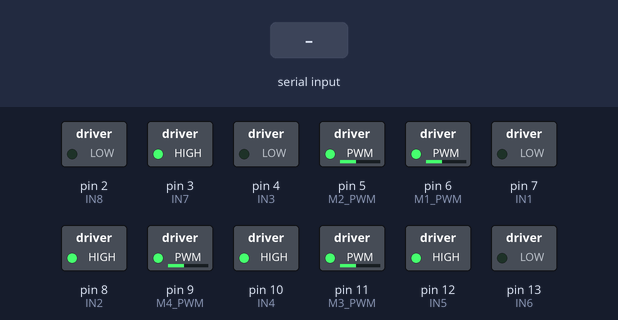
Recording of a sketch running on a simulated Arduino Mega 2560, built with avr-gcc and run on an emulated ATmega2560. Parts: switched loads named in the sketch (green lamp = pin HIGH). The inputs (shaded band) are chosen by the test bench. What the sketch prints to the serial monitor is not drawn.

Above: at 1.2 s.
1.3 s: "Turn,1\n" received over the second serial link
2.8 s: "Right,1\n" received over the second serial link
4.3 s: "Left,1\n" received over the second serial link
Timing chart, 0 to 7.3 s (numbered marks = the images above; inputs shaded):
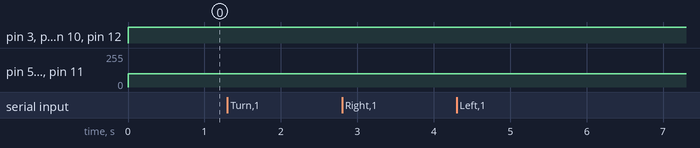

The sketch:

Mega.ino
```cpp
#include <Arduino.h>

// Motor 1 – Izquierdo trasero
#define M1_PWM 6
#define IN1    7
#define IN2    8

// Motor 2 – Derecho trasero
#define M2_PWM 5
#define IN3    4
#define IN4    10

// Motor 3 – Derecho delantero
#define M3_PWM 11
#define IN5    12
#define IN6    13

// Motor 4 – Izquierdo delantero
#define M4_PWM 9
#define IN7    3
#define IN8    2

const int SPEED = 100;

int distancia = 0;
int anguloServo = 90;

char turnCommand = 'N';
bool isTurning = false;   // Indica si el vehículo está girando
unsigned long turnStartTime = 0;  // Tiempo de inicio del giro
const unsigned long turnDuration = 1000;  // Duración del giro en milisegundos


const int InputNodes = 3;   // [BIAS, entrada1, entrada2]
const int HiddenNodes = 4;
const int OutputNodes = 4;
double Hidden[HiddenNodes];
double Output[OutputNodes];

float HiddenWeights[3][4] = {
  {1.8991509504079183, -0.4769472541445052, -0.6483690220539764, -0.38609165249078925},
  {-0.2818610915467527, 4.040695699457223, 3.2291858058243843, -2.894301104732614},
  {0.3340650864625773, -1.4016114422346901, 1.3580053902963762, -0.981415976256285}
};

float OutputWeights[4][4] = {
  {1.136072297461121, 1.54602394937381, 1.6194612259569254, 1.8819066696635067},
  {-1.546966506764457, 1.3951930739494225, 0.19393826092602756, 0.30992504138547006},
  {-0.7755982417649826, 0.9390808625728915, 2.0862510744685485, -1.1229484266101883},
  {-1.2357090352280826, 0.8583930286034466, 0.724702079881947, 0.9762852709700459}
};

void ejecutarMotores(int out1, int out2, int out3, int out4, int carSpeed);
void recibirDatosESP();
void conducir();
void InputToOutput(double In1, double In2, double In3);
void girarIzquierda();
void girarDerecha();

void setup() {
  Serial.begin(9600);    // Inicializar comunicación serial para depuración
  Serial1.begin(9600);   // Inicializar comunicación con el ESP8266

  // Configurar pines de motores como salidas
  pinMode(M1_PWM, OUTPUT); pinMode(IN1, OUTPUT); pinMode(IN2, OUTPUT);
  pinMode(M2_PWM, OUTPUT); pinMode(IN3, OUTPUT); pinMode(IN4, OUTPUT);
  pinMode(M3_PWM, OUTPUT); pinMode(IN5, OUTPUT); pinMode(IN6, OUTPUT);
  pinMode(M4_PWM, OUTPUT); pinMode(IN7, OUTPUT); pinMode(IN8, OUTPUT);
}

void loop() {
  recibirDatosESP();  // Recibir datos del ESP8266

  // Si se ha recibido un comando de giro, se fuerza la maniobra
  if (turnCommand == 'R' && !isTurning) {
    isTurning = true;
    turnStartTime = millis();  // Registrar el tiempo de inicio del giro
    girarDerecha();
  }
  else if (turnCommand == 'L' && !isTurning) {
    isTurning = true;
    turnStartTime = millis();  // Registrar el tiempo de inicio del giro
    girarIzquierda();
  }
  else if (isTurning) {
    if (millis() - turnStartTime >= turnDuration) {
      isTurning = false;  // Finalizar el giro
      turnCommand = 'N';  // Resetear el comando de giro
    }
  }
  else {
    // Si no hay comando de giro forzado, se usa la red neuronal
    conducir();
  }
}


void recibirDatosESP() {
  if (Serial1.available()) {
    String data = Serial1.readStringUntil('\n');
    data.trim();
    Serial.print(data);
    Serial.println("'");

    if (data.indexOf("Turn") != -1) {
      if (data.indexOf("Right") != -1) {
        turnCommand = 'R';
        Serial.println("Comando de giro: DERECHA");
      } else if (data.indexOf("Left") != -1) {
        turnCommand = 'L';
        Serial.println("Comando de giro: IZQUIERDA");
      }
    }

    else if (data.indexOf("Distance:") != -1 && data.indexOf("Servo:") != -1) {
      turnCommand = 'N'; // Resetea el comando si se reciben datos numéricos
      int idxDist = data.indexOf("Distance:");
      int idxServo = data.indexOf("Servo:");
      if (idxDist != -1 && idxServo != -1) {
        idxDist += strlen("Distance:");
        int commaIndex = data.indexOf(',', idxDist);
        if (commaIndex == -1) commaIndex = idxServo;
        String strDist = data.substring(idxDist, commaIndex);
        distancia = strDist.toInt();

        idxServo += strlen("Servo:");
        String strServo = data.substring(idxServo);
        anguloServo = strServo.toInt();

        if (anguloServo < 0 || anguloServo > 180)
          anguloServo = 90;

      }
    }
  }
}

void conducir() {
  double TestInput[3];
  double entrada1 = 0, entrada2 = 0;

  // Escalar la distancia al rango [1, -1]
  double distanceVal = (double)distancia;
  if (distanceVal < 0) distanceVal = 0;
  if (distanceVal > 50.0) distanceVal = 50.0;
  entrada1 = ((-2.0 / 50.0) * distanceVal) + 1.0;

  // Mapear el ángulo (de 30 a 150) al rango [-1, 1]
  double mappedAngle = map(anguloServo, 30, 150, -100, 100);
  entrada2 = ((double)constrain(mappedAngle, -100, 100)) / 100.0;

  // Vector de entrada: [1.0 (bias), entrada1, entrada2]
  TestInput[0] = 1.0;
  TestInput[1] = entrada1;
  TestInput[2] = entrada2;

  // Propagar la entrada por la red neuronal
  InputToOutput(TestInput[0], TestInput[1], TestInput[2]);

  // Convertir las salidas en valores binarios (0 o 1)
  int out1 = round(fabs(Output[0]));
  int out2 = round(fabs(Output[1]));
  int out3 = round(fabs(Output[2]));
  int out4 = round(fabs(Output[3]));

  // Ejecutar los motores con las salidas de la red neuronal
  ejecutarMotores(out1, out2, out3, out4, SPEED);
}

void ejecutarMotores(int out1, int out2, int out3, int out4, int carSpeed) {
  // Motor 1: Izquierdo trasero (se mantiene)
  analogWrite(M1_PWM, carSpeed);
  if (out1 == 1) {
    digitalWrite(IN1, HIGH);  // Adelante
    digitalWrite(IN2, LOW);
  } else {
    digitalWrite(IN1, LOW);   // Atrás
    digitalWrite(IN2, HIGH);
  }

  // Motor 2: Derecho trasero (se mantiene)
  analogWrite(M2_PWM, carSpeed);
  if (out2 == 1) {
    digitalWrite(IN3, LOW);  // Adelante
    digitalWrite(IN4, HIGH);
  } else {
    digitalWrite(IN3, HIGH);   // Atrás
    digitalWrite(IN4, LOW);
  }

  // Motor 3: Derecho delantero (se mantiene)
  analogWrite(M3_PWM, carSpeed);
  if (out3 == 1) {
    digitalWrite(IN5, HIGH);  // Adelante
    digitalWrite(IN6, LOW);
  } else {
    digitalWrite(IN5, LOW);   // Atrás
    digitalWrite(IN6, HIGH);
  }

  // Motor 4: Izquierdo delantero (se mantiene)
  analogWrite(M4_PWM, carSpeed);
  if (out4 == 1) {
    digitalWrite(IN7, LOW);  // Adelante
    digitalWrite(IN8, HIGH);
  } else {
    digitalWrite(IN7, HIGH);   // Atrás
    digitalWrite(IN8, LOW);
  }
}

void girarIzquierda() {
  ejecutarMotores(0, 0, 0, 0, SPEED * 2);
}

void girarDerecha() {
  ejecutarMotores(1, 1, 1, 1, SPEED * 2);
}

void InputToOutput(double In1, double In2, double In3) {
  double TestInput[3] = {In1, In2, In3};

  // Calcular activaciones en la capa oculta
  for (int i = 0; i < HiddenNodes; i++) {
    double Accum = 0;
    for (int j = 0; j < InputNodes; j++) {
      Accum += TestInput[j] * HiddenWeights[j][i];
    }
    Hidden[i] = tanh(Accum);  // Función de activación tanh
  }

  // Calcular activaciones en la capa de salida
  for (int i = 0; i < OutputNodes; i++) {
    double Accum = 0;
    for (int j = 0; j < HiddenNodes; j++) {
      Accum += Hidden[j] * OutputWeights[j][i];
    }
    Output[i] = tanh(Accum);  // Función de activación tanh
  }
}
```

Measured:
- after the input at 1.3 s, every drawn part: stays the same
- after the input at 2.8 s, every drawn part: stays the same
- after the input at 4.3 s, every drawn part: stays the same
